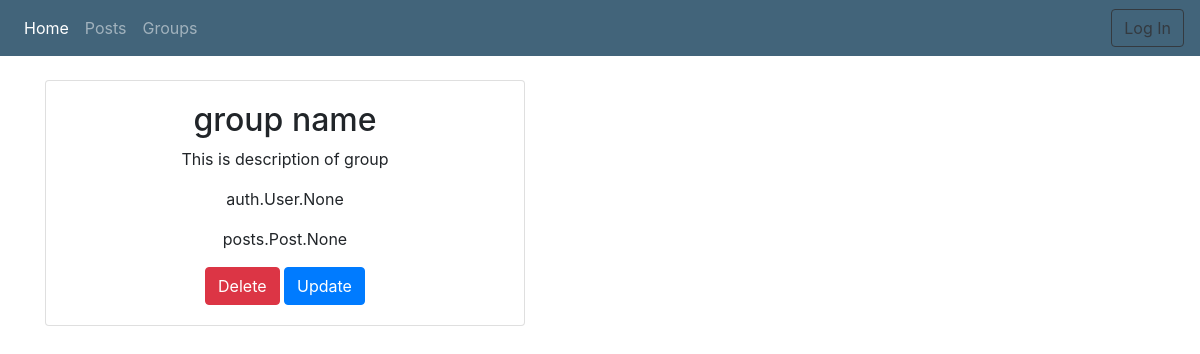
Before: /groups/detail/2/ with the older database file.
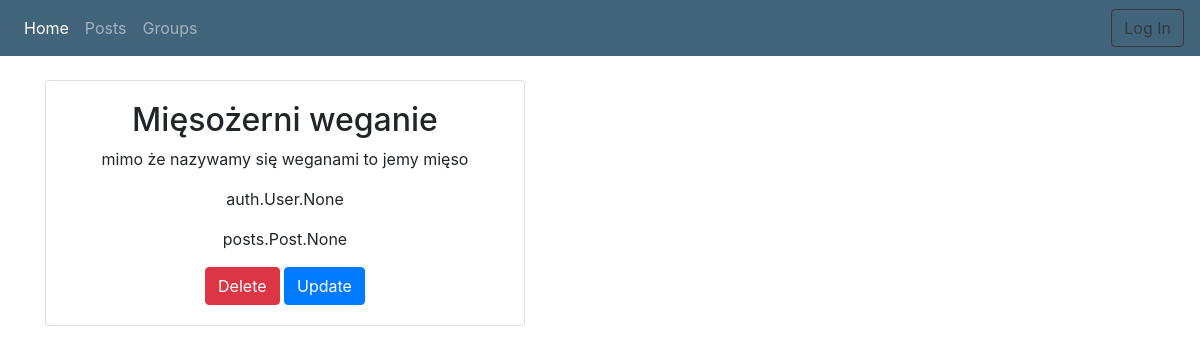
After: the same page with the newer database file.
### groups/models.py (models this page shows, shortened)
class Group(models.Model):
    admin_of_group = models.ForeignKey(User, on_delete=models.CASCADE)
    name_of_group = models.CharField(unique=True, max_length=256)
    description_of_group = models.TextField(blank=True, default="This Group has not their destription yet")
    members = models.ManyToManyField(User, related_name='members', related_query_name='member', blank=True)
    posts_in_group = models.ManyToManyField(Post, blank=True)

### groups/views.py (the view)
# urls.py: path('detail/<int:pk>/', views.GroupDetailView.as_view(), name='detail'),
class GroupDetailView(DetailView):
    model = Group

### groups/templates/groups/group_detail.html
{% extends 'base.html' %}
{% block conntent %}
<div class="card text-center" style="width: 30rem;">
    <div class="card-body">
        <h2>{{ object.name_of_group }}</h2>
        <p>{{ object.description_of_group }}</p>
        <p>{{ object.members }}</p>
        <p>{{ object.posts_in_group }}</p>
        <a href="{% url 'groups:delete' group.pk %}" class="btn btn-danger">Delete</a>
        <a href="{% url 'groups:update' group.pk %}" class="btn btn-primary">Update</a>
</div>
</div>
{% endblock %}

Changed rows visible on the page:
changed Group "auth.User.None": name_of_group "group name" → "Mięsożerni weganie"; description_of_group "This is description of group" → "mimo że nazywamy się weganami to jemy mięso"
